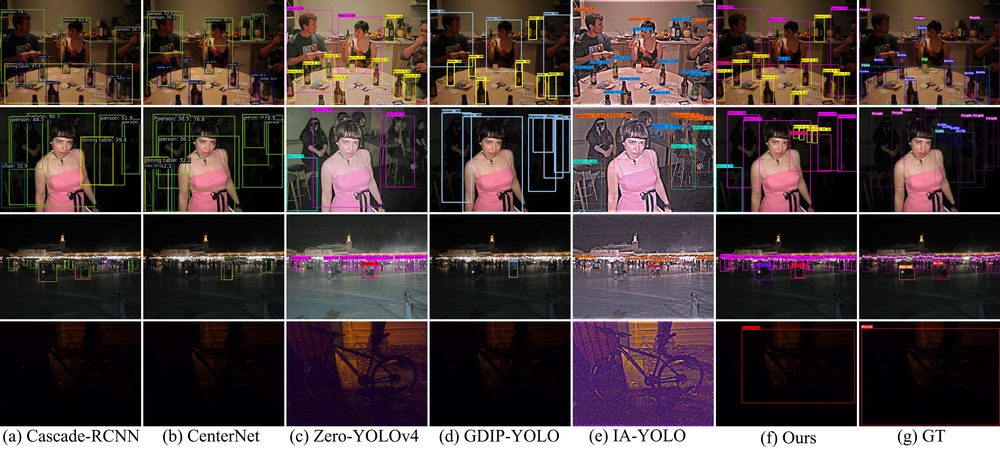
#> input picture figs/exdark.png, 1000 x 449 px, shrunk from 3682 x 1653 before the run; its folder holds only this picture in this run
$ python -i img2rain.py   (imports and definitions only)
#> lines starting #> are read from the running program, lines starting #| are printed output that depends on the picture
#> further down, picture is the input picture: shape (449, 1000, 3); mean B, G, R 58.7, 59.3, 73.1
import os
import cv2
import numpy as np
from tqdm import tqdm

def add_rain_effect(image, intensity=0.5, direction=(-1, 1)):
#> called with intensity = 0.5, direction = (-1, 1)
    height, width, _ = image.shape
#> height = 449; width = 1000
    rain_layer = np.zeros((height, width, 1), dtype=np.uint8)
    num_drops = int(intensity * 1000)
    drop_length = int(intensity * 20)
    drop_thickness = max(1, int(intensity * 2))

    for _ in range(num_drops):
        x_start = np.random.randint(0, width)
        y_start = np.random.randint(0, height)
        x_end = x_start + int(direction[0] * drop_length)
        y_end = y_start + int(direction[1] * drop_length)
        cv2.line(rain_layer, (x_start, y_start), (x_end, y_end), (255,), thickness=drop_thickness)
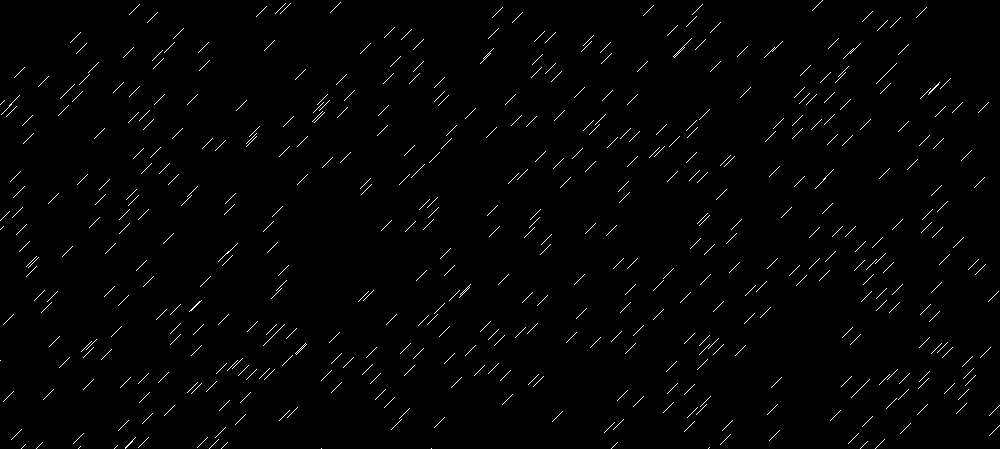
#> rain_layer: shape (449, 1000, 1); 1.2% white in thin lines or dots

    rain_layer = cv2.GaussianBlur(rain_layer, (3, 3), 0)

    rain_overlay = cv2.addWeighted(image, 1, cv2.merge([rain_layer]*3), intensity, 0)
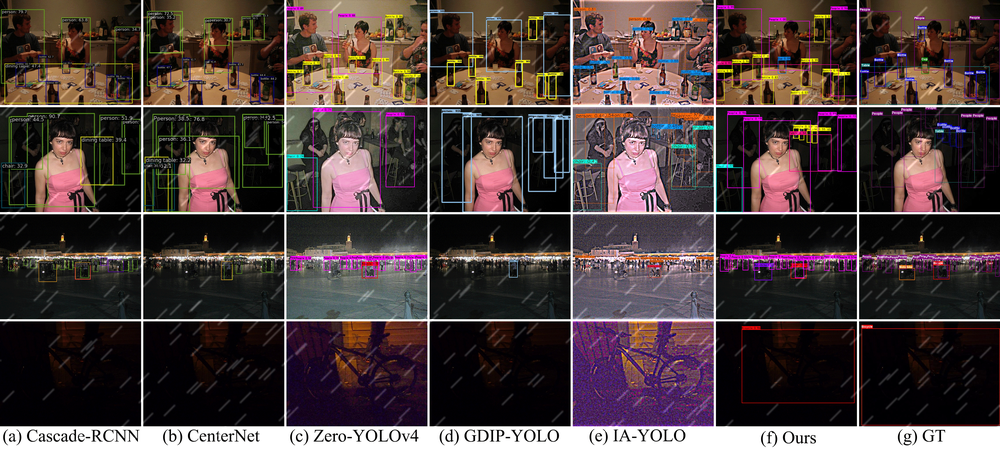
#> rain_overlay: shape (449, 1000, 3); mean B, G, R 60.1, 60.7, 74.6
    return rain_overlay

def process_images(input_folder, output_folder, rain_levels=(0.3, 0.7)):
    if not os.path.exists(output_folder):
        os.makedirs(output_folder)

    image_files = [f for f in os.listdir(input_folder) if f.lower().endswith(('jpg', 'jpeg', 'png'))]

    for file in tqdm(image_files, desc="Processing images"):
        img_path = os.path.join(input_folder, file)
        img = cv2.imread(img_path)

        if img is None:
            print(f"Failed to read {file}, skipping...")
            continue

        rain_intensity = np.random.uniform(*rain_levels)
        rain_img = add_rain_effect(img, intensity=rain_intensity)

        output_path = os.path.join(output_folder, file)
        cv2.imwrite(output_path, rain_img)

input_folder = ""
output_folder = ""
# [1 line not run here, left out]

>>> import cv2
>>> picture = cv2.imread('../figs/exdark.png')
>>> result = add_rain_effect(picture)
